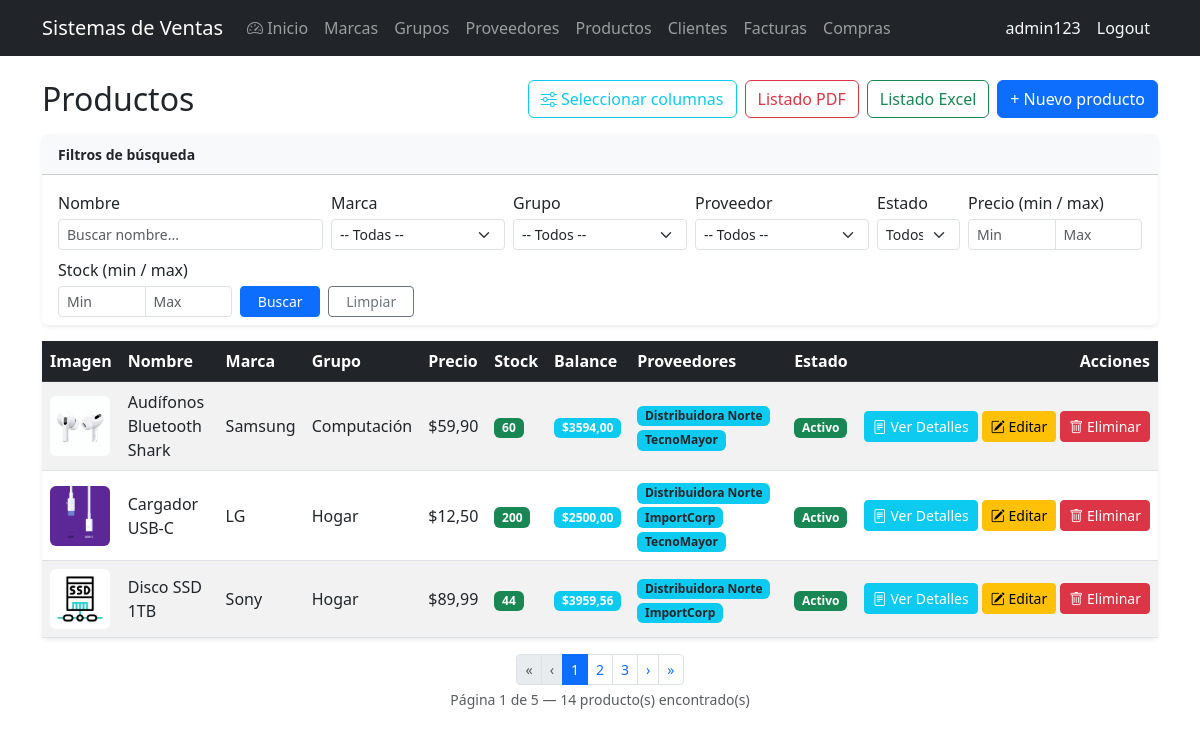
The page /products/ (signed in) on the database as committed earlier.
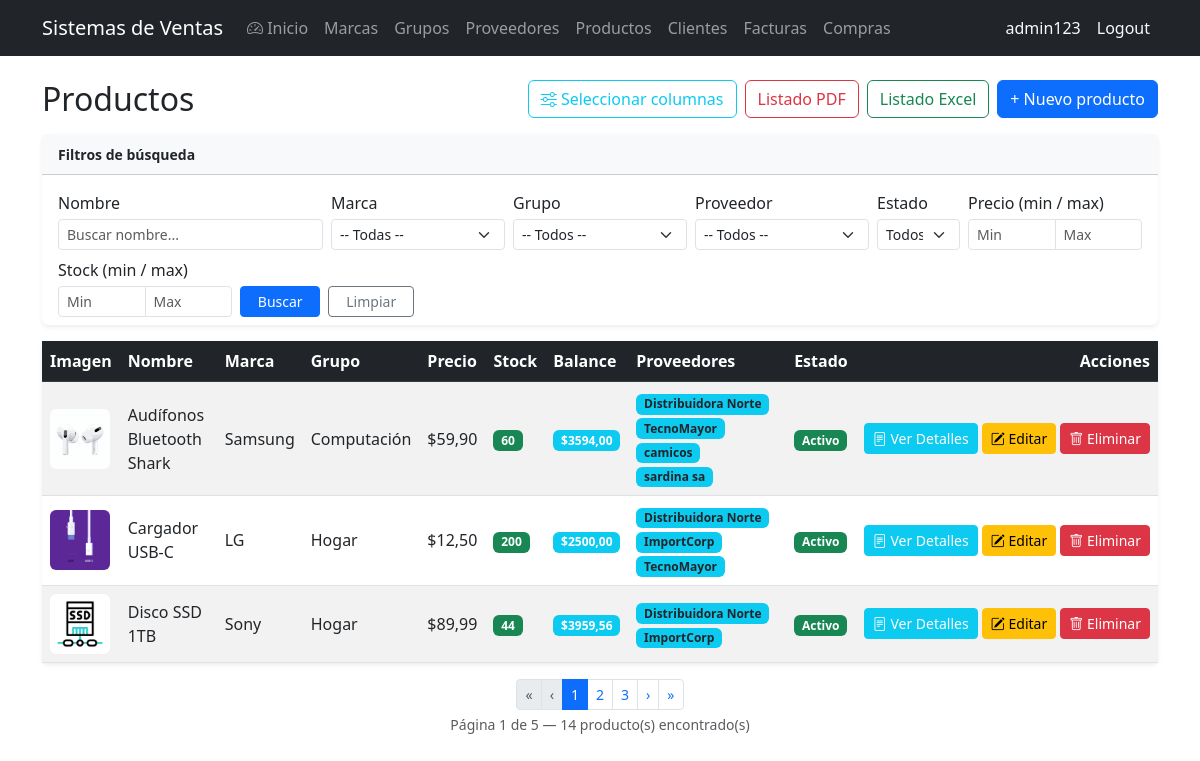
The same page on the database as committed later.
### billing/models.py (models this page shows, shortened)
class Product(models.Model):
    name = models.CharField(max_length=200, verbose_name='Nombre de producto')
    description = models.TextField(blank=True, null=True, verbose_name='Descripción')
    brand = models.ForeignKey(Brand, on_delete=models.PROTECT, related_name='products', verbose_name='Marca')
    group = models.ForeignKey(ProductGroup, on_delete=models.PROTECT, related_name='products', verbose_name='Grupo')
    suppliers = models.ManyToManyField(Supplier, related_name='products', blank=True, verbose_name='Proveedores')
    unit_price = models.DecimalField(max_digits=12, decimal_places=2, verbose_name='Precio unitario')
    stock = models.IntegerField(default=0, verbose_name='Stock')
    image = models.ImageField(upload_to='products/', blank=True, null=True, verbose_name='Imagen del producto')
    is_active = models.BooleanField(default=True, verbose_name='Activo')
    created_at = models.DateTimeField(auto_now_add=True)
    updated_at = models.DateTimeField(auto_now=True)
    class Meta:
        verbose_name = 'Producto'
        verbose_name_plural = 'Productos'
        ordering = ['name']
    @property
    def balance(self):
        price = self.unit_price or 0
        stock = self.stock or 0
        return round(price * stock, 2)

class Brand(models.Model):
    name = models.CharField(max_length=100, unique=True, verbose_name='Nombre de marca')
    description = models.TextField(blank=True, null=True, verbose_name='Descripción')
    is_active = models.BooleanField(default=True, verbose_name='Activo')
    created_at = models.DateTimeField(auto_now_add=True)
    updated_at = models.DateTimeField(auto_now=True)
    class Meta:
        verbose_name = 'Marca'
        verbose_name_plural = 'Marcas'
        ordering = ['name']

class ProductGroup(models.Model):
    name = models.CharField(max_length=100, unique=True, verbose_name='Nombre de grupo')
    is_active = models.BooleanField(default=True, verbose_name='Activo')
    created_at = models.DateTimeField(auto_now_add=True)
    updated_at = models.DateTimeField(auto_now=True)
    class Meta:
        verbose_name = 'Grupo de producto'
        verbose_name_plural = 'Grupos de productos'
        ordering = ['name']

class Supplier(models.Model):
    name = models.CharField(max_length=200, verbose_name='Nombre de empresa')
    contact_name = models.CharField(max_length=200, blank=True, null=True, verbose_name='Nombre de contacto')
    email = models.EmailField(blank=True, null=True, verbose_name='Correo electrónico')
    phone = models.CharField(max_length=20, blank=True, null=True, verbose_name='Teléfono')
    address = models.TextField(blank=True, null=True, verbose_name='Dirección')
    is_active = models.BooleanField(default=True, verbose_name='Activo')
    created_at = models.DateTimeField(auto_now_add=True)
    updated_at = models.DateTimeField(auto_now=True)
    class Meta:
        verbose_name = 'Proveedor'
        verbose_name_plural = 'Proveedores'
        ordering = ['name']

### billing/views.py (the view, shortened to what this page needs)
# urls.py: path('products/', views.ProductListView.as_view(), name='product_list'),
class ProductListView(ExportListMixin, LoginRequiredMixin, ListView):
    model = Product
    template_name = 'billing/product_list.html'
    context_object_name = 'items'
    paginate_by = 3
    export_title = 'Productos'
    export_fields = [
        ('Nombre', 'name'),
        ('Marca', 'brand.name'),
        ('Grupo', 'group.name'),
        ('Precio', lambda o: f'{o.unit_price:.2f}'),
        ('Stock', 'stock'),
        ('Proveedores', lambda o: ', '.join(s.name for s in o.suppliers.all()) or '-'),
        ('Estado', lambda o: 'Activo' if o.is_active else 'Inactivo'),
    ]
    def get(self, request, *args, **kwargs):
        fmt = request.GET.get('export')
        if fmt == 'excel':
            return self.export_excel_with_visible_columns()
        if fmt == 'pdf':
            return self.export_pdf_with_visible_columns()
        return super().get(request, *args, **kwargs)
    def get_queryset(self):
        qs = Product.objects.select_related('brand', 'group').prefetch_related('suppliers')
        g = self.request.GET
        if name := g.get('name', '').strip():
            qs = qs.filter(name__icontains=name)
        if brand := g.get('brand', ''):
            qs = qs.filter(brand_id=brand)
        if group := g.get('group', ''):
            qs = qs.filter(group_id=group)
        if price_min := g.get('price_min', '').strip():
            qs = qs.filter(unit_price__gte=price_min)
        if price_max := g.get('price_max', '').strip():
            qs = qs.filter(unit_price__lte=price_max)
        if stock_min := g.get('stock_min', '').strip():
            qs = qs.filter(stock__gte=stock_min)
        if stock_max := g.get('stock_max', '').strip():
            qs = qs.filter(stock__lte=stock_max)
        if (is_active := g.get('is_active', '')) in ('0', '1'):
            qs = qs.filter(is_active=is_active == '1')
        if supplier := g.get('supplier', ''):
            qs = qs.filter(suppliers__id=supplier).distinct()
        return qs
    def get_context_data(self, **kwargs):
        ctx = super().get_context_data(**kwargs)
        ctx['brands'] = Brand.objects.order_by('name')
        ctx['groups'] = ProductGroup.objects.order_by('name')
        ctx['suppliers'] = Supplier.objects.order_by('name')
        params = self.request.GET.copy()
        params.pop('page', None)
        ctx['search_params'] = params.urlencode()
        visible_columns = self.request.session.get('product_visible_columns', DEFAULT_VISIBLE_COLUMNS)
        is_valid, visible_columns = validate_visible_columns(visible_columns)
        ctx['visible_columns'] = get_visible_columns(visible_columns)
        ctx['all_columns'] = get_all_columns()
        ctx['visible_columns_list'] = visible_columns
        return ctx

### billing/column_config.py (called while the page is built)
def get_visible_columns(visible_list=None):
    if visible_list is None:
        visible_list = DEFAULT_VISIBLE_COLUMNS
    result = {}
    for col in visible_list:
        if col in PRODUCT_COLUMNS:
            result[col] = PRODUCT_COLUMNS[col]
    if not result and 'name' in PRODUCT_COLUMNS:
        result['name'] = PRODUCT_COLUMNS['name']
    return result

def get_all_columns():
    return PRODUCT_COLUMNS

def validate_visible_columns(visible_list):
    if not visible_list:
        return True, DEFAULT_VISIBLE_COLUMNS
    valid_columns = [col for col in visible_list if col in PRODUCT_COLUMNS]
    if not valid_columns:
        valid_columns = DEFAULT_VISIBLE_COLUMNS
    return True, valid_columns

### shared/export_mixins.py (called while the page is built)
    def get(self, request, *args, **kwargs):
        fmt = request.GET.get('export')
        if fmt == 'excel':
            return self.export_excel()
        if fmt == 'pdf':
            return self.export_pdf()
        return super().get(request, *args, **kwargs)

### billing/templates/billing/product_list.html (shortened to what the changed rows need)
{% extends 'billing/base.html' %}
{% block content %}
<div class="d-flex justify-content-between align-items-center mb-3">
  <h2 class="mb-0">Productos</h2>
</div>
<div class="card shadow-sm border-0">
  <div class="card-body p-0">
    <div class="table-responsive">
      <table class="table table-striped table-hover align-middle mb-0" id="productTable">
        <thead class="table-dark">
          <tr id="tableHeader">
            {% for col_key, col_config in visible_columns.items %}
            <th data-column="{{ col_key }}" class="column-header">{{ col_config.label }}</th>
            {% endfor %}
            <th class="text-end" style="width: 120px;">Acciones</th>
          </tr>
        </thead>
        <tbody id="tableBody">
          {% for item in items %}
          <tr class="product-row" data-product-id="{{ item.pk }}">
            {% for col_key in visible_columns_list %}
              {% if col_key == 'image' %}
              <td class="column-image">
                {% if item.image %}
                  <img src="{{ item.image.url }}" alt="{{ item.name }}" class="rounded"
                       style="width: 60px; height: 60px; object-fit: cover;">
                {% else %}
                  <div class="bg-light rounded d-flex align-items-center justify-content-center"
                       style="width: 60px; height: 60px; font-size: 0.75rem; color: #6c757d;">
                    📦
                  </div>
                {% endif %}
              </td>
              {% elif col_key == 'name' %}
              <td class="column-name">{{ item.name }}</td>
              {% elif col_key == 'description' %}
              <td class="column-description">
                <small>{{ item.description|truncatewords:10 }}</small>
              </td>
              {% elif col_key == 'brand' %}
              <td class="column-brand">{{ item.brand.name }}</td>
              {% elif col_key == 'group' %}
              <td class="column-group">{{ item.group.name }}</td>
              {% elif col_key == 'unit_price' %}
              <td class="column-unit_price">${{ item.unit_price }}</td>
              {% elif col_key == 'stock' %}
              <td class="column-stock">
                <span class="badge {% if item.stock > 10 %}bg-success{% elif item.stock > 0 %}bg-warning{% else %}bg-danger{% endif %}">
                  {{ item.stock }}
                </span>
              </td>
              {% elif col_key == 'balance' %}
              <td class="column-balance text-end">
                <span class="badge bg-info">
                  ${{ item.balance|floatformat:2 }}
                </span>
              </td>
              {% elif col_key == 'suppliers' %}
              <td class="column-suppliers">
                {% for s in item.suppliers.all %}
                  <span class="badge bg-info text-dark">{{ s.name }}</span>
                {% empty %}
                  <span class="text-muted">—</span>
                {% endfor %}
              </td>
              {% elif col_key == 'is_active' %}
              <td class="column-is_active">
                {% if item.is_active %}
                  <span class="badge bg-success">Activo</span>
                {% else %}
                  <span class="badge bg-secondary">Inactivo</span>
                {% endif %}
              </td>
              {% elif col_key == 'created_at' %}
              <td class="column-created_at">
                <small>{{ item.created_at|date:"d/m/Y H:i" }}</small>
              </td>
              {% elif col_key == 'updated_at' %}
              <td class="column-updated_at">
                <small>{{ item.updated_at|date:"d/m/Y H:i" }}</small>
              </td>
              {% endif %}
            {% endfor %}
            <td class="column-actions text-end text-nowrap">
              <a href="{% url 'billing:product_detail' item.pk %}" class="btn btn-sm btn-info text-white"><i class="bi bi-file-text"></i> Ver Detalles</a>
              <a href="{% url 'billing:product_update' item.pk %}" class="btn btn-sm btn-warning"><i class="bi bi-pencil-square"></i> Editar</a>
              <a href="{% url 'billing:product_delete' item.pk %}" class="btn btn-sm btn-danger"><i class="bi bi-trash"></i> Eliminar</a>
            </td>
          </tr>
          {% empty %}
          <tr>
            <td colspan="99" class="text-center text-muted py-4">No se encontraron productos.</td>
          </tr>
          {% endfor %}
        </tbody>
      </table>
    </div>
  </div>
</div>
{% if is_paginated %}
<div class="mt-3">
  <nav>
    <ul class="pagination pagination-sm justify-content-center mb-1">
      {% for num in page_obj.paginator.page_range %}
        {% if page_obj.number == num %}
          <li class="page-item active"><span class="page-link">{{ num }}</span></li>
        {% elif num > page_obj.number|add:"-3" and num < page_obj.number|add:"3" %}
          <li class="page-item">
            <a class="page-link" href="?{{ search_params }}&page={{ num }}">{{ num }}</a>
          </li>
        {% endif %}
      {% endfor %}
    </ul>
  </nav>
</div>
{% endif %}
{% endblock %}

Rows that differ between the two databases and show on the page:
changed Product "Audífonos Bluetooth Shark": gains Supplier (name "camicos"); gains Supplier (name "sardina sa")
